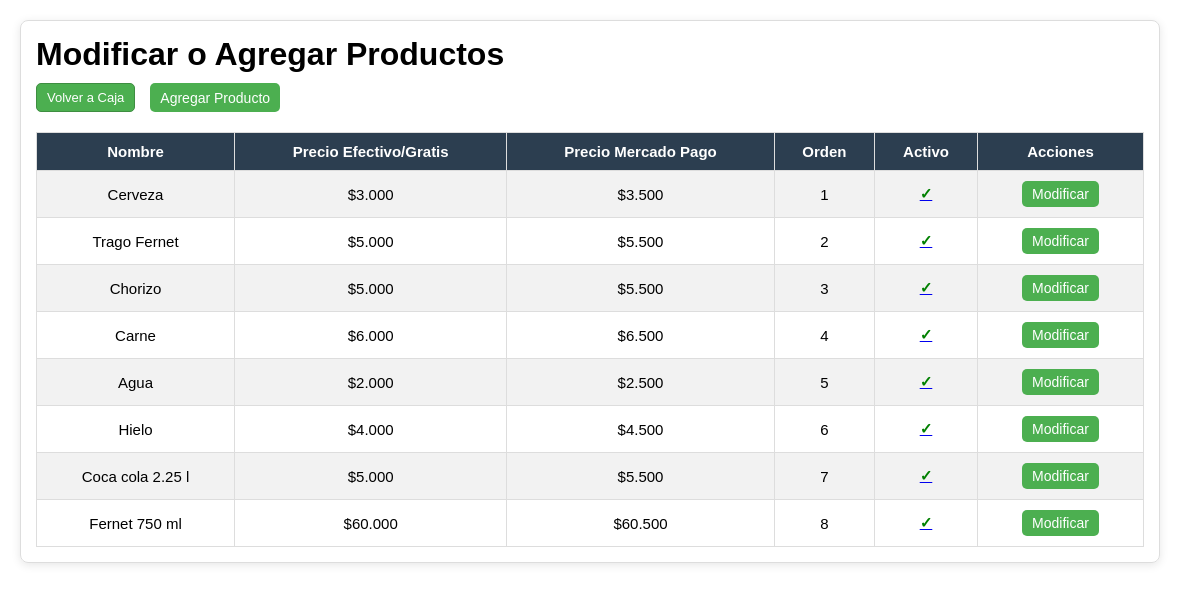
Page /modificar_precios.php (signed in) on the committed database.
### tables this page shows
CREATE TABLE `productos` (
  `id` int(11) NOT NULL AUTO_INCREMENT,
  `nombre` varchar(255) NOT NULL,
  `precio` decimal(10,2) NOT NULL,
  `precio_mercadopago` decimal(10,2) NOT NULL,
  `orden` int(11) DEFAULT NULL,
  `activo` int(1) DEFAULT NULL,
  PRIMARY KEY (`id`)
);

### modificar_precios.php (the view, shortened to what this page needs)
<!DOCTYPE html>
<html lang="es">
<head>
    <link rel="stylesheet" href="formato.css">
	      <link rel="stylesheet" href="formato.css">
</head>
<body>
    <div class="container">
        <div class="center-panel">
            <h1>Modificar o Agregar Productos</h1>
			<div class="menu-buttons">
        <a href="index.php" class="menu-button">Volver a Caja</a>
		<button class="action-button" onclick="openNewProductModal()">Agregar Producto</button>
    </div>
<?php
include 'conexion.php';
$query = "SELECT * FROM productos ORDER BY orden IS NULL, orden ASC";
$result = $conn->query($query);
if ($result->num_rows > 0) {
    echo "<table>";
    echo "<tr><th>Nombre</th><th>Precio Efectivo/Gratis</th><th>Precio Mercado Pago</th><th>Orden</th><th>Activo</th><th>Acciones</th></tr>";
    while ($row = $result->fetch_assoc()) {
        echo "<tr>";
        echo "<td>" . $row['nombre'] . "</td>";
		echo "<td>$" . number_format($row['precio'], 0, '', '.') . "</td>";
		echo "<td>$" . number_format($row['precio_mercadopago'], 0, '', '.') . "</td>";
        echo "<td>" . $row['orden'] . "</td>";
		echo "<td>
			<a href='#' onclick='toggleActivo(" . $row['id'] . ", " . $row['activo'] . ")'>
				" . ($row['activo'] == 1
				? '<strong style="color:green;">✓</strong> '
				: '<strong style="color:red;">✕</strong> ') . "
			</a>
		</td>";
        echo "<td>
            <button class='action-button' onclick='openModal(" . $row['id'] . ", \"" . $row['nombre'] . "\", " . $row['precio'] . ", " . $row['precio_mercadopago'] . ", " . ($row['orden'] === null ? 'null' : $row['orden']) . ", " . $row['activo'] . ")'>Modificar</button>
        </td>";
        echo "</tr>";
    }
    echo "</table>";
} else {
    echo "<p>No hay productos disponibles.</p>";
}
?>
    </div>
</body>
</html>

### formato.css (style rules this page uses)
body { font-family: Arial, sans-serif; margin: 20px; }
.container { display: flex; }
.center-panel { flex: 1; margin-right: 20px; border: 1px solid #ddd; padding: 15px; border-radius: 8px; box-shadow: 0 2px 10px rgba(0, 0, 0, 0.1); }
h1, h2 { margin: 0; }
table { margin-top: 20px; border-collapse: collapse; width: 100%; }
table, th, td { border: 1px solid #ddd; }
th, td { padding: 10px; text-align: center; }
th { background-color: #2c3e50; color: white; }
tr:nth-child(even) { background-color: #f2f2f2; }
.action-button { margin: 0 5px; padding: 5px 10px; font-size: 14px; cursor: pointer; background-color: #4CAF50; color: white; border: none; border-radius: 5px; }
table, th, td { font-size: 15px; }
@media (max-width: 1200px) { table, th, td { font-size: 15px; } }
.menu-buttons { display: flex; flex-wrap: wrap; gap: 10px; margin-top: 10px; }
.menu-button { padding: 6px 10px; font-size: 13px; background-color: #4CAF50; color: white; text-decoration: none; border-radius: 5px; border: 1px solid #3e8e41; white-space: nowrap; transition: background-color 0.3s; }

### rows in the picture
productos: nombre "Cerveza", precio "3.000", precio_mercadopago "3.500", orden "1"
productos: nombre "Trago Fernet", precio "5.000", precio_mercadopago "5.500", orden "2"
productos: nombre "Chorizo", precio "5.000", precio_mercadopago "5.500", orden "3"
productos: nombre "Carne", precio "6.000", precio_mercadopago "6.500", orden "4"
productos: nombre "Agua", precio "2.000", precio_mercadopago "2.500", orden "5"
productos: nombre "Hielo", precio "4.000", precio_mercadopago "4.500", orden "6"
productos: nombre "Coca cola 2.25 l", precio "5.000", precio_mercadopago "5.500", orden "7"
productos: nombre "Fernet 750 ml", precio "60.000", precio_mercadopago "60.500", orden "8"
